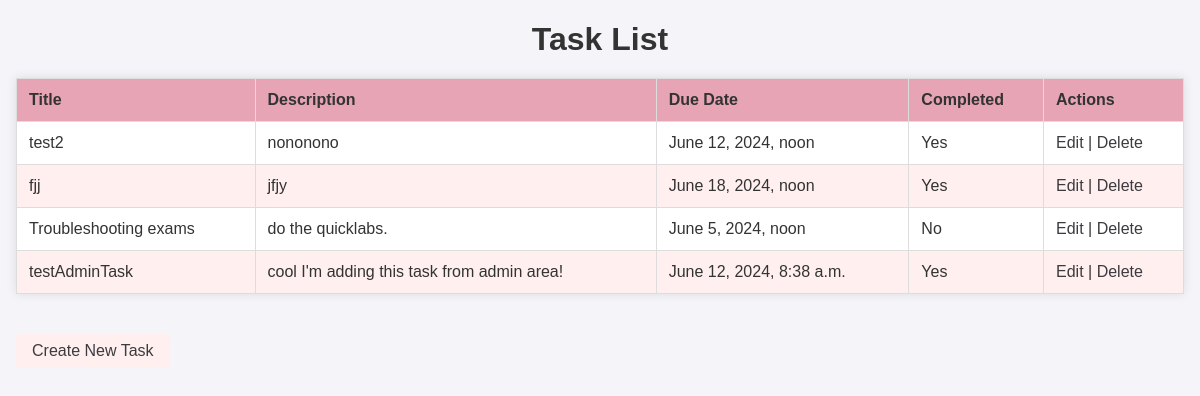
/tasks/, run on an earlier commit of the app's database.
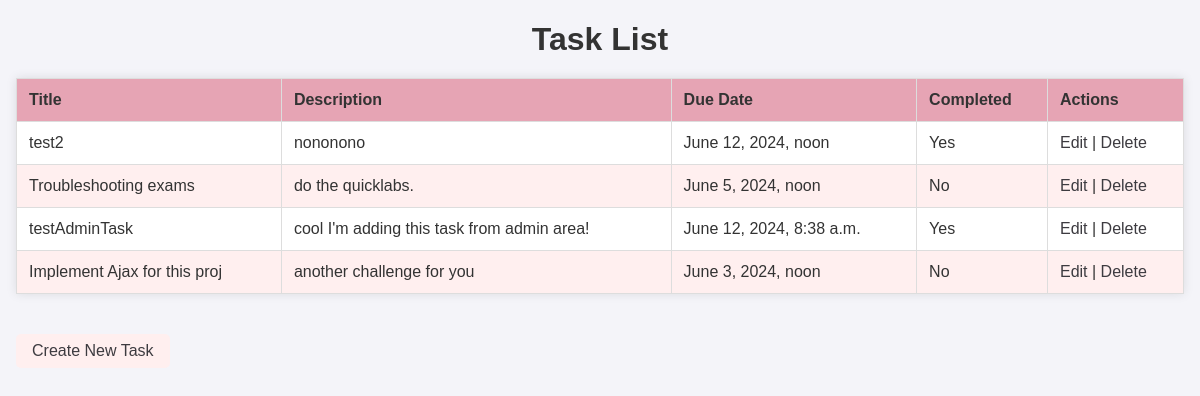
And on a later commit of the database.
### crudTasks/models.py (models this page shows, shortened)
class Task(models.Model):
    title = models.CharField(max_length=255)
    description = models.TextField()
    due_date = models.DateTimeField()
    is_completed = models.BooleanField(default=False)

### crudTasks/views.py (the view)
# urls.py: path('', task_list, name='task-list'),
def task_list(request):
    tasks = Task.objects.all()
    return render(request, 'tasks/task_list.html', {'tasks': tasks})

### crudTasks/templates/tasks/task_list.html (shortened to what this page needs)
<!DOCTYPE html>
<html lang="en">
<head>
    {% extends 'base.html' %}
    {% load static %}
    {% block content %}
    <h1>Task List</h1>
    <div id="task_list">
        <table>
            <thead>
                <tr>
                    <th>Title</th>
                    <th>Description</th>
                    <th>Due Date</th>
                    <th>Completed</th>
                    <th>Actions</th>
                </tr>
            </thead>
            <tbody>
                {% for task in tasks %}
                    <tr>
                        <td>{{ task.title }}</td>
                        <td>{{ task.description }}</td>
                        <td>{{ task.due_date }}</td>
                        <td>{{ task.is_completed|yesno:"Yes,No" }}</td>
                        <td>
                            <a href="{% url 'task-update' task.pk %}">Edit</a> |
                            <a href="{% url 'task-delete' task.pk %}">Delete</a>
                        </td>
                    </tr>
                {% endfor %}
            </tbody>
        </table>
    </div>
    <button class="btn">
        <a href="{% url 'task-create' %}">Create New Task</a>
    </button>
    {% endblock %}

### crudTasks/templates/base.html (shortened to what this page needs)
<!DOCTYPE html>
<html lang="en">
<head>
    {% load static %}
    <link rel="stylesheet" href="{% static 'crudTasks/styles.css' %}">
    <link rel="stylesheet" href="https://cdn.jsdelivr.net/npm/flatpickr/dist/flatpickr.min.css">
</head>
<body>
    {% block content %}
    {% endblock %}
</body>
</html>

### crudTasks/static/CSS/styles.css (style rules this page uses)
:root { --th-bg-pink : rgb(230, 164, 180); --tr-bg-light-pink : rgb(255, 239, 239); --tr-bg-hover :rgb(243, 208, 215); --link-btn-black : rgb(61, 59, 64); }
body { font-family: Arial, sans-serif; margin: 1rem; padding: 0; background-color: #f4f4f9; color: #333; }
h1 { text-align: center; margin-bottom: 20px; }
table { width: 100%; border-collapse: collapse; margin-bottom: 20px; background-color: #fff; box-shadow: 0 0 10px rgba(0, 0, 0, 0.1); }
th, td { border: 1px solid #ddd; padding: 12px; text-align: left; }
th { background-color: var(--th-bg-pink); }
tr:nth-child(even) { background-color: var(--tr-bg-light-pink); }
a { text-decoration: none; color: var(--link-btn-black); }
button.btn { display: inline-block; padding: .5rem 1rem; font-size: 1rem; cursor: pointer; text-align: center; text-decoration: none; outline: none; color: var(--link-btn-black); background-color: var(--tr-bg-light-pink); border: none; border-radius: 5px; margin-top: 20px; }
.btn a { color: var(--btn-black); text-decoration: none; }

What changed in the data, as far as the page shows it:
removed Task: title "fjj", description "jfjy", due_date "June 18, 2024, noon", is_completed "Yes"
added Task: title "Implement Ajax for this proj", description "another challenge for you", due_date "June 3, 2024, noon", is_completed "No"
